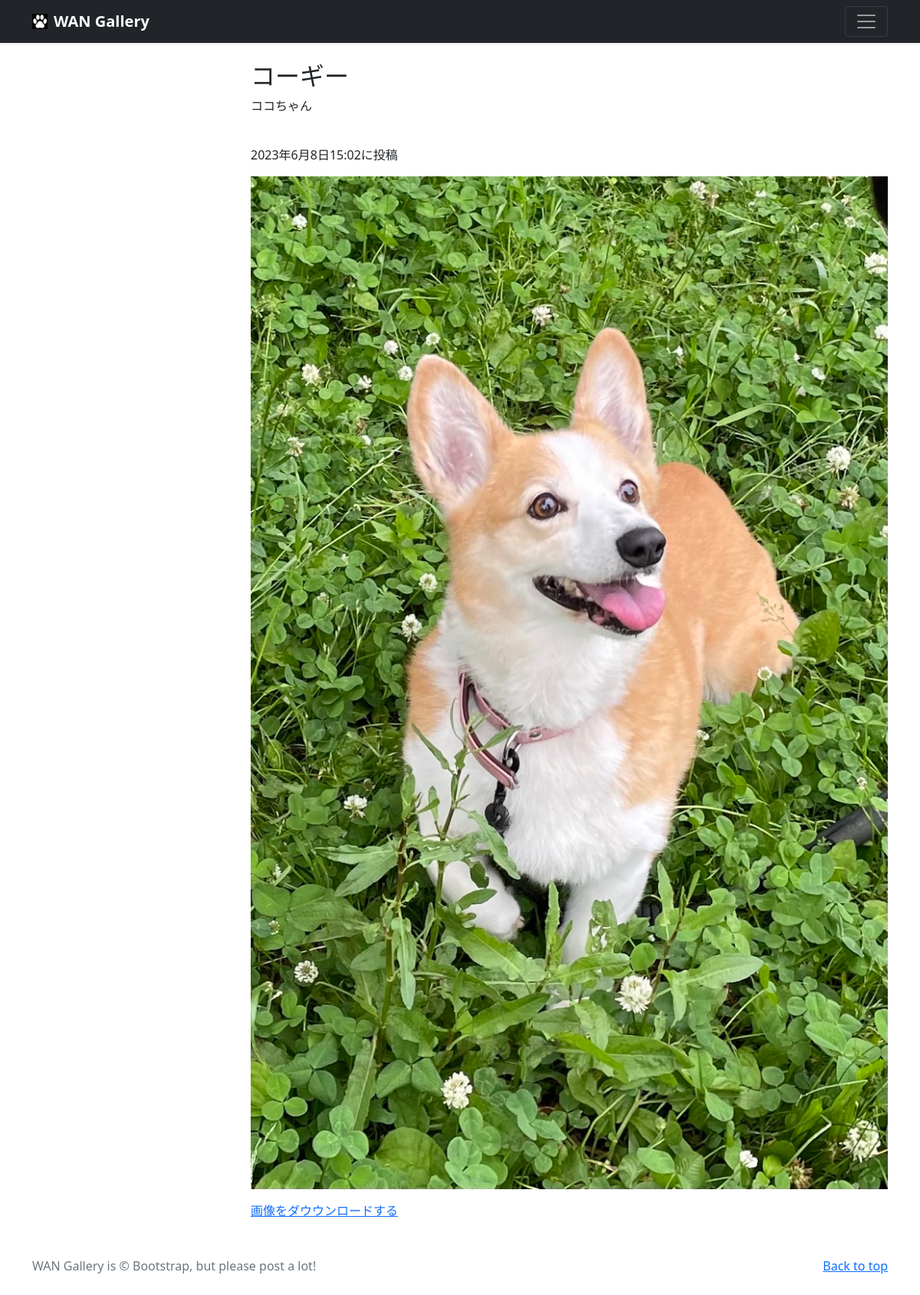
The app's page /photo-detail/46 (signed in) with its own data.
### photo/models.py (models this page shows, shortened)
class PhotoPost(models.Model):
    user = models.ForeignKey(
    CustomUser,
    verbose_name='ユーザー',
    on_delete=models.CASCADE
    )
    category = models.ForeignKey(
    Category,
    verbose_name='カテゴリ',
    on_delete=models.PROTECT
    )
    title = models.CharField(
    verbose_name='タイトル',  #フィールドのタイトル
    max_length=20	  #最大文字数は200
    )
    comment = models.TextField(
    verbose_name='コメント',
    max_length=200	  #フィールドのタイトル
    )
    image1 = models.ImageField(
    verbose_name='イメージ1',  #フィールドのタイトル
    upload_to = 'photos'	   #MEDIA_ROOT以下のphotosにファイルを保存
    )
    image1_lim = models.BooleanField(
    verbose_name='ダウンロード許可',  #フィールドのタイトル
    default=False
    )
    image2 = models.ImageField(
    verbose_name='イメージ2',  #フィールドのタイトル
    upload_to = 'photos',	  #MEDIA_ROOT以下のphotosにファイルを保存
    blank=True,		   #フィールド値の設定は必須ではない
    null=True		   #データベースにnullが保存されることを許容
    )
    image2_lim = models.BooleanField(
    verbose_name='ダウンロード許可',  #フィールドのタイトル
    default=False
    )
    posted_at = models.DateTimeField(
    verbose_name='投稿日時',   #フィールドのタイトル
    auto_now_add = True	   #日時を自動追加
    )

### photo/views.py (the view)
class DetailView(DetailView):
    template_name ='detail.html'
    model = PhotoPost

### photo/templates/detail.html (shortened to what this page needs)
{% extends 'base.html' %}
    {% block contents %}
    <br>
    <div class="container">
        <div class="row">
            <div class="col offset-3">
                <head>
                    <link href="../static/css/img.css"
                            rel="stylesheet">
                </head>
                <h2>{{object.title}}</h2>
                <p>{{object.comment}}</p>
                <br>
                <p>{{object.posted_at}}に投稿</p>
                <p><img src="{{ object.image1.url }}" oncontextmenu="return false;"></img></p>
                {% if object.image1_lim %}
                <a href="{{ object.image1.url }}" download="{{ object.image1.url }}">画像をダウウンロードする</a>
                {% endif %}
            </div>
        </div>
    </div>
    {% endblock %}

### static/css/img.css (style rules this page uses)
img { max-width: 100%; height: auto; }

### records on screen
PhotoPost: title "コーギー", comment "ココちゃん", posted_at "2023年6月8日15:02", image1 (picture)
